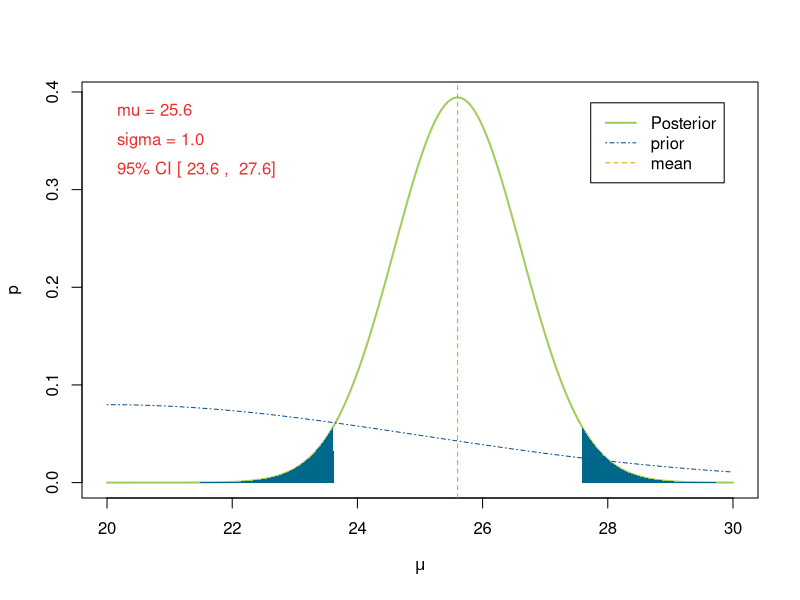
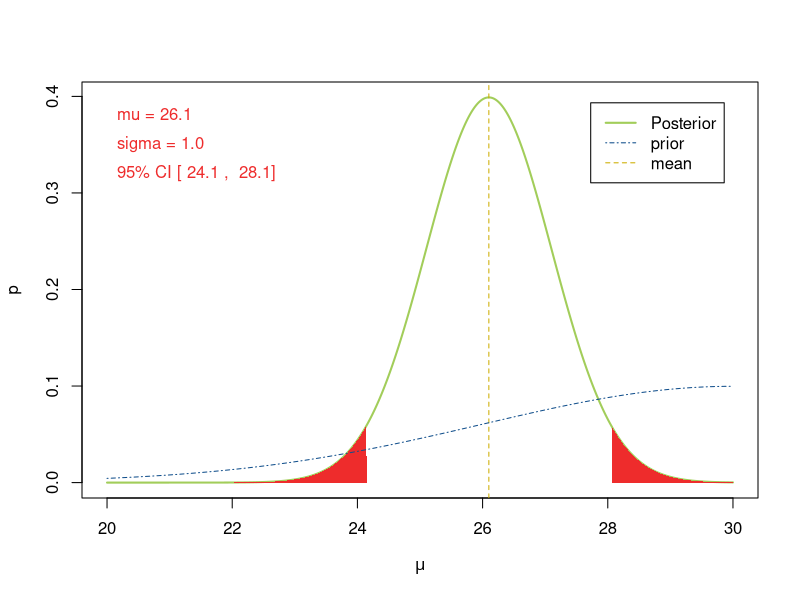
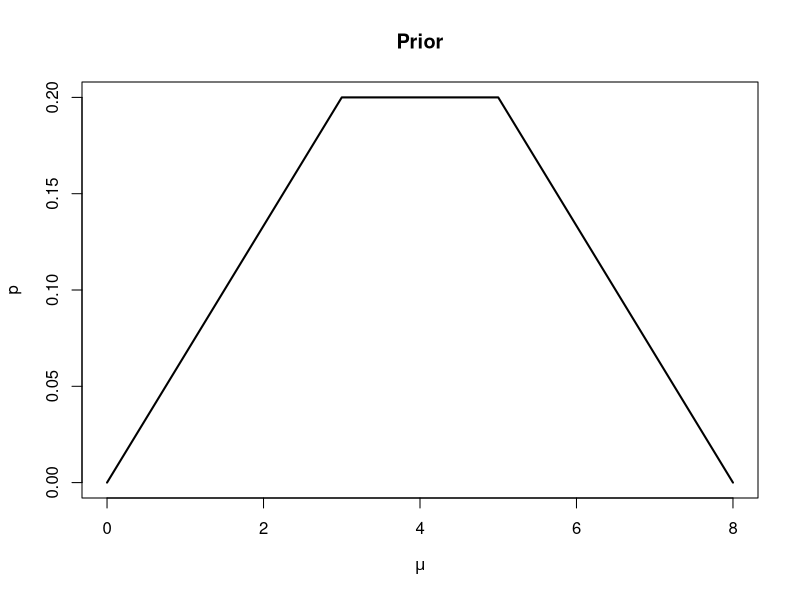
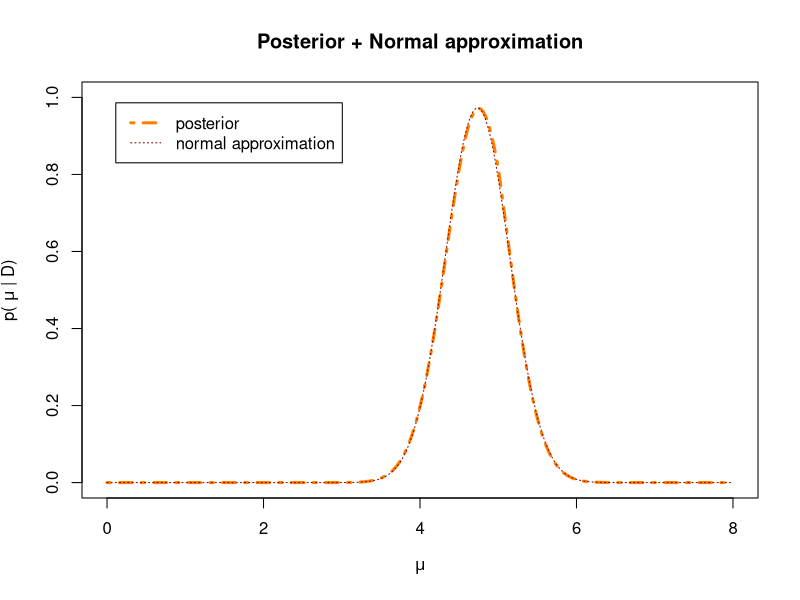
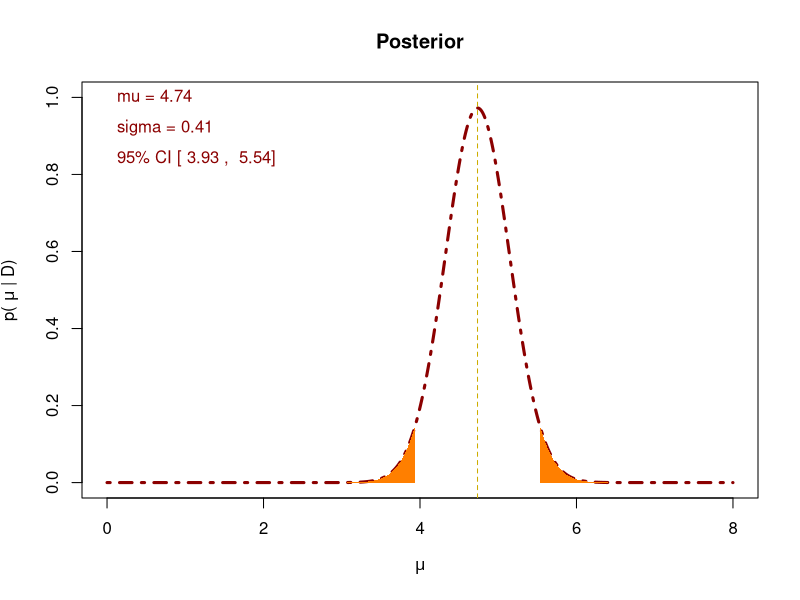
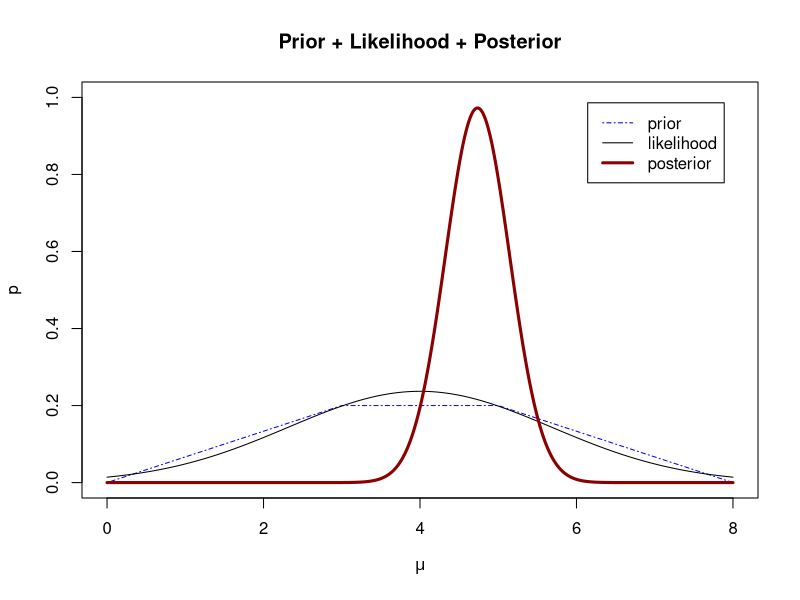
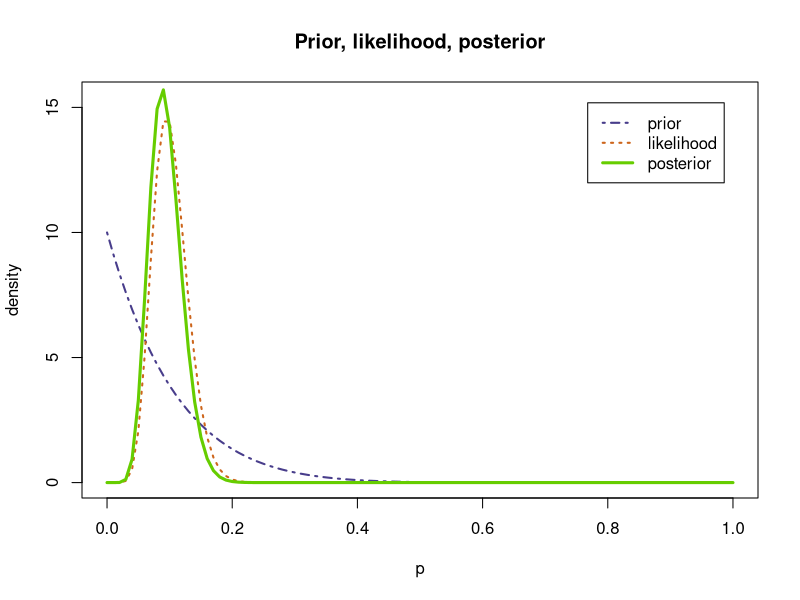
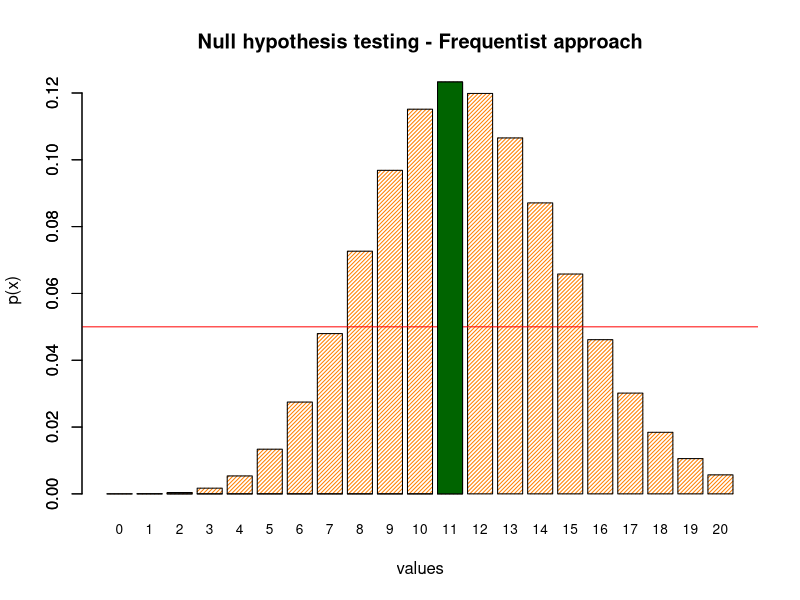

Write the R code that produced these figures, in order.
## ---- chunk 1
knitr::opts_chunk$set(echo = TRUE)
## ---- chunk 2
observations <- c(26.8, 31.9, 28.0, 26.3, 28.5, 18.6, 28.3, 27.2, 22.3, 28.5, 20.9, 25.0, 16.3, 27.5, 31.5)
n <- length(observations)
sigma_sq <- 16
sigma <- sqrt(sigma_sq)
## ---- chunk 3

s_sq <- 25
s <- sqrt(s_sq)
mu_prior <- 20

sigma_posterior1 <- sqrt((s_sq*sigma_sq)/(sigma_sq+n *s_sq))
    
mu_posterior1 <- mu_prior*((1/s_sq)/(n/sigma_sq + 1/s_sq)) + mean(observations)*(n/sigma_sq)/(n/sigma_sq + 1/s_sq)
sprintf("Posterior distribution is such that Norm(mu = %.1f, std = %.1f)", mu_posterior1, sigma_posterior1)
## ---- chunk 4

sprintf("95%% credibility interval will be [ %.1f ,  %.1f ] ",qnorm(0.025, mu_posterior1, sigma_posterior1), qnorm(0.975, mu_posterior1, sigma_posterior1))

## ---- chunk 5

x <- seq(from = 20, to = 30, by = 0.01)
plot(x, dnorm(x, mu_posterior1, sigma_posterior1), xlab = expression(mu), ylab = 'p', lwd = 2, col = 'darkolivegreen3', type = 'l')
#abline (v= qnorm(0.025, mu_posterior, sigma_posterior) , col = 'black' , lty=2)
#abline (v= qnorm(0.975, mu_posterior, sigma_posterior) , col = 'black' , lty=2)
abline (v = mu_posterior1 , col = 'gold3' , lty=2)

lower1 <- seq(20, qnorm(0.025, mu_posterior1, sigma_posterior1), by = 0.01)
lower_lim1 <- c(20, lower1, qnorm(0.025, mu_posterior1, sigma_posterior1) + 0.01)

upper1 <- seq(qnorm(0.975, mu_posterior1, sigma_posterior1), 30, by = 0.01)
upper_lim1 <- c(qnorm(0.975, mu_posterior1, sigma_posterior1), upper1 , 30)
polygon(lower_lim1, c(0, dnorm(lower1, mu_posterior1, sigma_posterior1), 0), col="deepskyblue4", border=NA)
polygon(upper_lim1, c(0, dnorm(upper1, mu_posterior1, sigma_posterior1), 0), col="deepskyblue4", border=NA)

lines(x, dnorm(x, mu_prior, s), col = 'dodgerblue4', lty=4)

text(x = 20, y = 0.38 , col="firebrick2 ", lwd = 2, pos=4, paste(expression(mu), sprintf( "%.1f",mu_posterior1),  sep=" = "))
text(x = 20, y = 0.35 , col="firebrick2 ", lwd = 2, pos=4, paste(expression(sigma), sprintf( "%.1f", sigma_posterior1) , sep=" = "))
text(x = 20, y = 0.32 , col="firebrick2 ", lwd = 2, pos=4, paste(sprintf("95%% CI [ %.1f ,  %.1f] ",qnorm(0.025, mu_posterior1, sigma_posterior1), qnorm(0.975, mu_posterior1, sigma_posterior1))))

legend("topright", inset = 0.05 , c("Posterior", 'prior', 'mean'), col = c('darkolivegreen3', 'dodgerblue4', 'gold3') , lwd = c(2,1,1), lty = c(1,4,2))
## ---- chunk 6

s_sq <- 16
s <- sqrt(s_sq)
mu_prior <- 30

sigma_posterior2 <- sqrt((s_sq*sigma_sq)/(sigma_sq+n *s_sq))
    
mu_posterior2 <- mu_prior*((1/s_sq)/(n/sigma_sq + 1/s_sq)) + mean(observations)*(n/sigma_sq)/(n/sigma_sq + 1/s_sq)
sprintf("Posterior distribution is such that Norm(mu = %.1f, std = %.1f)", mu_posterior2, sigma_posterior2)

sprintf("95%% credibility interval will be [ %.1f ,  %.1f ] ",qnorm(0.025, mu_posterior2, sigma_posterior2), qnorm(0.975, mu_posterior2, sigma_posterior2))


x <- seq(from = 20, to = 30, by = 0.01)
plot(x, dnorm(x, mu_posterior2, sigma_posterior2), xlab = expression(mu), ylab = 'p', lwd = 2, col = 'darkolivegreen3', type = 'l')
#abline (v= qnorm(0.025, mu_posterior, sigma_posterior) , col = 'black' , lty=2)
#abline (v= qnorm(0.975, mu_posterior, sigma_posterior) , col = 'black' , lty=2)
abline (v = mu_posterior2 , col = 'gold3' , lty=2)

lower2 <- seq(20, qnorm(0.025, mu_posterior2, sigma_posterior2), by = 0.01)
lower_lim2 <- c(20, lower2, qnorm(0.025, mu_posterior2, sigma_posterior2) + 0.01)

upper2 <- seq(qnorm(0.975, mu_posterior2, sigma_posterior2), 30, by = 0.01)
upper_lim2 <- c(qnorm(0.975, mu_posterior2, sigma_posterior2), upper2 , 30)
polygon(lower_lim2, c(0, dnorm(lower2, mu_posterior2, sigma_posterior2), 0), col="firebrick2", border=NA)
polygon(upper_lim2, c(0, dnorm(upper2, mu_posterior2, sigma_posterior2), 0), col="firebrick2", border=NA)

lines(x, dnorm(x, mu_prior, s), col = 'dodgerblue4', lty=4)

text(x = 20, y = 0.38 , col="firebrick2 ", lwd = 2, pos=4, paste(expression(mu), sprintf( "%.1f",mu_posterior2),  sep=" = "))
text(x = 20, y = 0.35 , col="firebrick2 ", lwd = 2, pos=4, paste(expression(sigma), sprintf( "%.1f", sigma_posterior2) , sep=" = "))
text(x = 20, y = 0.32 , col="firebrick2 ", lwd = 2, pos=4, paste(sprintf("95%% CI [ %.1f ,  %.1f] ",qnorm(0.025, mu_posterior2, sigma_posterior2), qnorm(0.975, mu_posterior2, sigma_posterior2))))

legend("topright", inset = 0.05 , c("Posterior", 'prior', 'mean'), col = c('darkolivegreen3', 'dodgerblue4', 'gold3') , lwd = c(2,1,1), lty = c(1,4,2))

## ---- chunk 7

sprintf("Using the FIRST PRIOR Norm(mu = %.1f, std = %.1f)", 20, 5)
sprintf("Posterior distribution is such that Norm(mu = %.1f, std = %.1f)", mu_posterior1, sigma_posterior1)
sprintf("95%% credibility interval will be [ %.1f ,  %.1f ] ",qnorm(0.025, mu_posterior1, sigma_posterior1), qnorm(0.975, mu_posterior1, sigma_posterior1))

sprintf("#########################################################################")

sprintf("Using the SECOND PRIOR Norm(mu = %.1f, std = %.1f)", 30, 5)
sprintf("Posterior distribution is such that Norm(mu = %.1f, std = %.1f)", mu_posterior2, sigma_posterior2)
sprintf("95%% credibility interval will be [ %.1f ,  %.1f ] ",qnorm(0.025, mu_posterior2, sigma_posterior2), qnorm(0.975, mu_posterior2, sigma_posterior2))


## ---- chunk 8
observations <- c(4.09, 4.79, 4.68, 4.49, 1.87, 5.85, 2.62, 5.09, 5.58, 2.40, 8.68, 6.27, 4.07, 6.30, 4.78, 4.47)
## ---- chunk 9
prior_exercise_2 <- function(vec) {
  result <- c()
  for (mu in vec) {
    
  if (0 < mu & mu <= 3) result <- c(result, mu)
  else if (3 < mu & mu <= 5) result <- c(result,3)
  else if (5 < mu & mu <= 8) result <- c(result,8 - mu)
  else result <- c(result, 0)
  
  }
return (result)
}

normaliz_factor <- integrate(prior_exercise_2, 0, 8)$value

prior_exercise_2 <- function(vec) {
  result <- c()
  for (mu in vec) {
    
  if (0 < mu & mu <= 3) result <- c(result, mu)
  else if (3 < mu & mu <= 5) result <- c(result,3)
  else if (5 < mu & mu <= 8) result <- c(result,8 - mu)
  else result <- c(result, 0)
  
  }
return (result/normaliz_factor)
}

## ---- chunk 10


x <- seq(0, 8, by = 0.01)
delta.p <- 0.01

EX <- delta.p*sum(x*prior_exercise_2(x))
EX2 <-  delta.p*sum(x*x*prior_exercise_2(x))
std <- sqrt(EX2 - EX*EX)


plot(x, prior_exercise_2(x), type = 'l', col = 'black', lwd = 2, main = 'Prior', xlab = expression(mu), ylab = 'p')

likelihood_exercise2 <- function(x, mu = EX, sigma = std) {
  return ( dnorm(x, mu, sigma) )
} 

posterior <- function(observations, func_likelihood, x) {
  product <- 1
  for (value in observations){
    product <- product*func_likelihood(value, x)
  }
  return (product)
}

posterior_values_ex2 <- prior_exercise_2(x)*posterior(observations,likelihood_exercise2, x)
normalization_factor <- delta.p*sum(posterior_values_ex2) 
posterior_ex2_norm   <- posterior_values_ex2/normalization_factor

EX_post  <- delta.p*sum(x*posterior_ex2_norm)
EX2_post <- delta.p*sum(x*x*posterior_ex2_norm)
std_post <- sqrt(EX2_post - EX_post^2)


plot(x, posterior_ex2_norm, type = 'l', col = 'darkorange1', lwd = 3, lty = 4 ,main = 'Posterior + Normal approximation', xlab = expression(mu),ylab = expression(paste("p( ", mu, " | D)")), ylim = c(0,1))
lines(x, dnorm(x,EX_post,std_post), col = 'darkred', lwd = 1, lty = 3 )

legend("topleft", inset = 0.05 , c("posterior", 'normal approximation'), col = c('darkorange1', 'darkred') , lwd = c(3,1), lty = c(4,3))
## ---- chunk 11

sprintf("Posterior distribution is such that Norm(mu = %.2f, std = %.2f)", EX_post, std_post)
sprintf("95%% credibility interval will be [ %.2f ,  %.2f ] ",qnorm(0.025, EX_post, std_post), qnorm(0.975, EX_post, std_post))

## ---- chunk 12
lower <- seq(0, qnorm(0.025, EX_post, std_post), by = 0.01)
upper <- seq(qnorm(0.975, EX_post, std_post), 8, by = 0.01)

lower_lim <- c(0, lower, qnorm(0.025, EX_post, std_post) + 0.01)
upper_lim <- c(qnorm(0.975, EX_post, std_post), upper , 8)


plot(x, dnorm(x,EX_post,std_post), type = 'l', col = 'darkred', lwd = 3, lty = 4 ,main = 'Posterior', xlab = expression(mu), ylab = expression(paste("p( ", mu, " | D)")), ylim = c(0,1))

polygon(lower_lim, c(0, dnorm(lower, EX_post, std_post), 0), col="darkorange1", border=NA)
polygon(upper_lim, c(0, dnorm(upper, EX_post, std_post), 0), col="darkorange1", border=NA)
text(x = 0, y = 1 , col="darkred ", lwd = 2, pos=4, paste(expression(mu), sprintf( "%.2f",EX_post),  sep=" = "))
text(x = 0, y = 0.92 , col="darkred ", lwd = 2, pos=4, paste(expression(sigma), sprintf( "%.2f", std_post) , sep=" = "))
text(x = 0, y = 0.84 , col="darkred ", lwd = 2, pos=4, paste(sprintf("95%% CI [ %.2f ,  %.2f] ",qnorm(0.025, EX_post, std_post), qnorm(0.975, EX_post, std_post))))
abline (v = EX_post , col = 'gold3' , lty=2)

## ---- chunk 13
plot(x, prior_exercise_2(x), type = 'l', col = 'blue', lwd = 1, lty = 4 ,main = 'Prior + Likelihood + Posterior', xlab = expression(mu), ylab = 'p', ylim = c(0,1))
lines(x, likelihood_exercise2(x, EX, std))
lines(x, dnorm(x,EX_post,std_post), col = 'darkred', lty = 1, lwd = 3)

legend("topright", inset = 0.05 , c("prior", 'likelihood', 'posterior'), col = c('blue', 'black', 'darkred') , lwd = c(1,1,3), lty = c(4,1,1))
## ---- chunk 14
n <- 116
y <- 11
## ---- chunk 15
p_freq   <-  y/n
var_freq <- p_freq*(1-p_freq)/n 

sprintf("Unbiased estimator for frequentist approach returns p = %.2f +- %.2f", p_freq, sqrt(p_freq) )
## ---- chunk 16
alpha_prior3A <- 1
beta_prior3A <- 10

delta.p <- 0.01

p <- seq(0, 1, by = delta.p)
prior_ex3A <-  function(x){
  return (dbeta(x, shape1 = alpha_prior3A, shape2 = beta_prior3A))
}



likelihood_ex3A <- function(p) {
  return (dbinom(x = y, size = n, prob = p))
}

norm_likelihood <- integrate(likelihood_ex3A, lower = 0, upper = 1)$value

likelihood_ex3A_norm <- function(p) {
  return (dbinom(x = y, size = n, prob = p)/norm_likelihood)
}



alpha_post3A <- alpha_prior3A + y
beta_post3A <- beta_prior3A + n - y

posterior_ex3A <- function(x) {
  return(dbeta(x, shape1 = alpha_post3A , shape2 = beta_post3A))
}

mean_3A <- (alpha_post3A)/(alpha_post3A + beta_post3A)
mode_3A <- (alpha_post3A - 1)/(alpha_post3A + beta_post3A - 2)
std_3A  <- (alpha_post3A*beta_post3A)/(((alpha_post3A + beta_post3A)^2)*(alpha_post3A + beta_post3A + 1))

plot(p, prior_ex3A(p), type = 'l', main = "Prior, likelihood, posterior", col = 'darkslateblue', lty = 4, lwd = 2, ylim = c(0,15.4), ylab = "density")
lines(p,likelihood_ex3A_norm(p), col = 'chocolate3', lwd = 2, lty = 3)
lines(p, posterior_ex3A(p), col = 'chartreuse3', lwd = 3)

legend("topright", inset = 0.05 , c("prior", 'likelihood', 'posterior'), col = c('darkslateblue', 'chocolate3', 'chartreuse3') , lwd = c(2,2,3), lty = c(4,3,1))
## ---- chunk 17

sprintf("Bayesian estimator for p = %.2f  +- %.2f", mean_3A, sqrt(std_3A))
sprintf("95%% credibility interval is [ %.2f , %.2f ]", qbeta(0.025, alpha_post3A , beta_post3A) , qbeta(0.975, alpha_post3A , beta_post3A))

## ---- chunk 18
values <- 0:20

barplot(dbinom(values, n, prob = 0.1), xlab = "values", ylab = 'p(x)', main = 'Null hypothesis testing - Frequentist approach', col = 'darkorange1', density = 35, names.arg = values, cex.names=.82)
abline(h = 0.05, col = 'red')
barplot(c(0,0,0,0,0,0,0,0,0,0,0,dbinom(11, n, prob = 0.1)), add = TRUE, col = 'darkgreen')

sprintf("We see that our null hypothesis lies in our acceptance region (for y = 11). Then we do not reject our Hypothesis, and measurements may have been caused by chance. We can state this with 5%% of significance level.")
## ---- chunk 19
#we take the posterior and integrate up to p_0 = 0.1
P_test_hyp <- dbeta(0.10, shape1 = alpha_prior3A, shape2 = beta_prior3A)

sprintf("Using Beta(1,10) as a prior, the bayesian estimator for p = %.2f  +- %.2f. 95%% credibility interval is [ %.2f , %.2f ] ", mean_3A, sqrt(std_3A), qbeta(0.025, alpha_post3A , beta_post3A) , qbeta(0.975, alpha_post3A , beta_post3A))

sprintf("We see that the null hypothesis p_0 = 0.10 lies inside the credibility interval, and so the model underlying may be the one we have been testing, for which p_0 = 0.10 at 5%% significance level.")

## ---- chunk 20
n_new <- 165
y_new <- 9
## ---- chunk 21
p_freq_new   <-  y_new/n_new
var_freq_new <- p_freq_new*(1-p_freq_new)/n_new 

sprintf("Unbiased estimator for frequentist approach returns p = %.2f +- %.2f", p_freq_new, sqrt(var_freq_new) )
## ---- chunk 22
alpha_prior3B <- 1
beta_prior3B <- 10

delta.p <- 0.01

p <- seq(0, 1, by = delta.p)
prior_ex3B <-  function(x){
  return (dbeta(x, shape1 = alpha_prior3B, shape2 = beta_prior3B))
}

likelihood_ex3B <- function(p) {
  return (dbinom(x = y_new, size = n_new, prob = p))
}

norm_likelihood_B <- integrate(likelihood_ex3B, lower = 0, upper = 1)$value

likelihood_ex3B_norm <- function(p) {
  return (dbinom(x = y_new, size = n_new, prob = p)/norm_likelihood_B)
}

alpha_post3B <- alpha_prior3B + y_new
beta_post3B <- beta_prior3B + n_new - y_new

posterior_ex3B <- function(x) {
  return(dbeta(x, shape1 = alpha_post3B , shape2 = beta_post3B))
}

mean_3B <- (alpha_post3B)/(alpha_post3B + beta_post3B)
mode_3B <- (alpha_post3B - 1)/(alpha_post3B + beta_post3B - 2)
std_3B  <- (alpha_post3B*beta_post3B)/(((alpha_post3B + beta_post3B)^2)*(alpha_post3B + beta_post3B + 1))

plot(p, prior_ex3B(p), type = 'l', main = "Prior, likelihood, posterior", col = 'darkslateblue', lty = 4, lwd = 2, ylim = c(0,23), ylab = "density")
lines(p,likelihood_ex3B_norm(p), col = 'chocolate3', lwd = 2, lty = 3)
lines(p, posterior_ex3B(p), col = 'chartreuse3', lwd = 3)

legend("topright", inset = 0.05 , c("prior Beta(1,10)", 'likelihood', 'posterior'), col = c('darkslateblue', 'chocolate3', 'chartreuse3') , lwd = c(2,2,3), lty = c(4,3,1))

## ---- chunk 23
sprintf("Bayesian estimator for p = %.2f  +- %.2f", mean_3B, sqrt(std_3B))
sprintf("95%% credibility interval is [ %.2f , %.2f ]", qbeta(0.025, alpha_post3B , beta_post3B) , qbeta(0.975, alpha_post3B , beta_post3B))
## ---- chunk 24

alpha_prior3Bbis <- alpha_post3A
beta_prior3Bbis <- beta_post3A

delta.p <- 0.01

p <- seq(0, 1, by = delta.p)
prior_ex3Bbis <-  function(x){
  return (dbeta(x, shape1 = alpha_prior3Bbis, shape2 = beta_prior3Bbis))
}

likelihood_ex3B <- function(p) {
  return (dbinom(x = y_new, size = n_new, prob = p))
}

norm_likelihood_B <- integrate(likelihood_ex3B, lower = 0, upper = 1)$value

likelihood_ex3B_norm <- function(p) {
  return (dbinom(x = y_new, size = n_new, prob = p)/norm_likelihood_B)
}

alpha_post3Bbis <- alpha_prior3Bbis + y_new
beta_post3Bbis <- beta_prior3Bbis + n_new - y_new

posterior_ex3Bbis <- function(x) {
  return(dbeta(x, shape1 = alpha_post3Bbis , shape2 = beta_post3Bbis))
}

mean_3Bbis <- (alpha_post3Bbis)/(alpha_post3Bbis + beta_post3Bbis)
mode_3Bbis <- (alpha_post3Bbis - 1)/(alpha_post3Bbis + beta_post3Bbis - 2)
std_3Bbis  <- (alpha_post3Bbis*beta_post3Bbis)/(((alpha_post3Bbis + beta_post3Bbis)^2)*(alpha_post3Bbis + beta_post3Bbis + 1))

plot(p, prior_ex3Bbis(p), type = 'l', main = "Prior, likelihood, posterior", col = 'darkslateblue', lty = 4, lwd = 2, ylim = c(0,25), ylab = "density")
lines(p,likelihood_ex3B_norm(p), col = 'chocolate3', lwd = 2, lty = 3)
lines(p, posterior_ex3Bbis(p), col = 'chartreuse3', lwd = 3)

legend("topright", inset = 0.05 , c("prior (old posterior)", 'likelihood', 'posterior'), col = c('darkslateblue', 'chocolate3', 'chartreuse3') , lwd = c(2,2,3), lty = c(4,3,1))

## ---- chunk 25
sprintf("Bayesian estimator for p = %.2f  +- %.2f", mean_3Bbis, sqrt(std_3Bbis))
sprintf("95%% credibility interval is [ %.2f , %.2f ]", qbeta(0.025, alpha_post3Bbis , beta_post3Bbis) , qbeta(0.975, alpha_post3Bbis , beta_post3Bbis))
## ---- chunk 26
plot(p, posterior_ex3Bbis(p), type = 'l', main = "Posteriors comparison", col = 'darkred', lty = 3, lwd = 3, ylim = c(0,25), ylab = expression(paste("p( ", p, " | y,n )")))
lines(p, posterior_ex3B(p), col = 'orange1', lwd = 3,  lty = 3)

legend("topright", inset = 0.05 , c("prior (Beta(1,10))", 'prior (old posterior)'), col = c('darkred', 'orange1') , lwd = c(3,3), lty = c(3,3))

sprintf("Using Beta(1,10) as a prior, the bayesian estimator for p = %.2f  +- %.2f. 95%% credibility interval is [ %.2f , %.2f ] ", mean_3B, sqrt(std_3B), qbeta(0.025, alpha_post3B , beta_post3B) , qbeta(0.975, alpha_post3B , beta_post3B))
sprintf("Using the old prior as posterior, the bayesian estimator for p = %.2f  +- %.2f. 95%% credibility interval is [ %.2f , %.2f ] ", mean_3Bbis, sqrt(std_3Bbis), qbeta(0.025, alpha_post3Bbis , beta_post3Bbis) , qbeta(0.975, alpha_post3Bbis , beta_post3Bbis))
sprintf("We see as the two results slightly vary depending on the choice of the prior.")
## ---- chunk 27
#null hypothesis

values <- 5:30

barplot(dbinom(values, n_new, prob = 0.1), xlab = "values", ylab = 'p(x)', main = 'Null hypothesis testing - Frequentist approach', col = 'darkorange1', density = 35, names.arg = values, cex.names=.82)
abline(h = 0.05, col = 'red')
barplot(c(0,0,0,0,dbinom(9, n_new, prob = 0.1)), add = TRUE, col = 'red')

tails_3B <- pbinom(values, n_new, prob = 0.1)

sprintf("We see that our null hypothesis does not lie in our acceptance region (for y = 9). Then we do reject our Hypothesis, and so we can tell that p =/= 0.10 with 5%% of significance level.")
## ---- chunk 28
sprintf("Using Beta(1,10) as a prior, the bayesian estimator for p = %.2f  +- %.2f. 95%% credibility interval is [ %.2f , %.2f ] ", mean_3B, sqrt(std_3B), qbeta(0.025, alpha_post3B , beta_post3B) , qbeta(0.975, alpha_post3B , beta_post3B))
sprintf("Using the old prior as posterior, the bayesian estimator for p = %.2f  +- %.2f. 95%% credibility interval is [ %.2f , %.2f ] ", mean_3Bbis, sqrt(std_3Bbis), qbeta(0.025, alpha_post3Bbis , beta_post3Bbis) , qbeta(0.975, alpha_post3Bbis , beta_post3Bbis))
